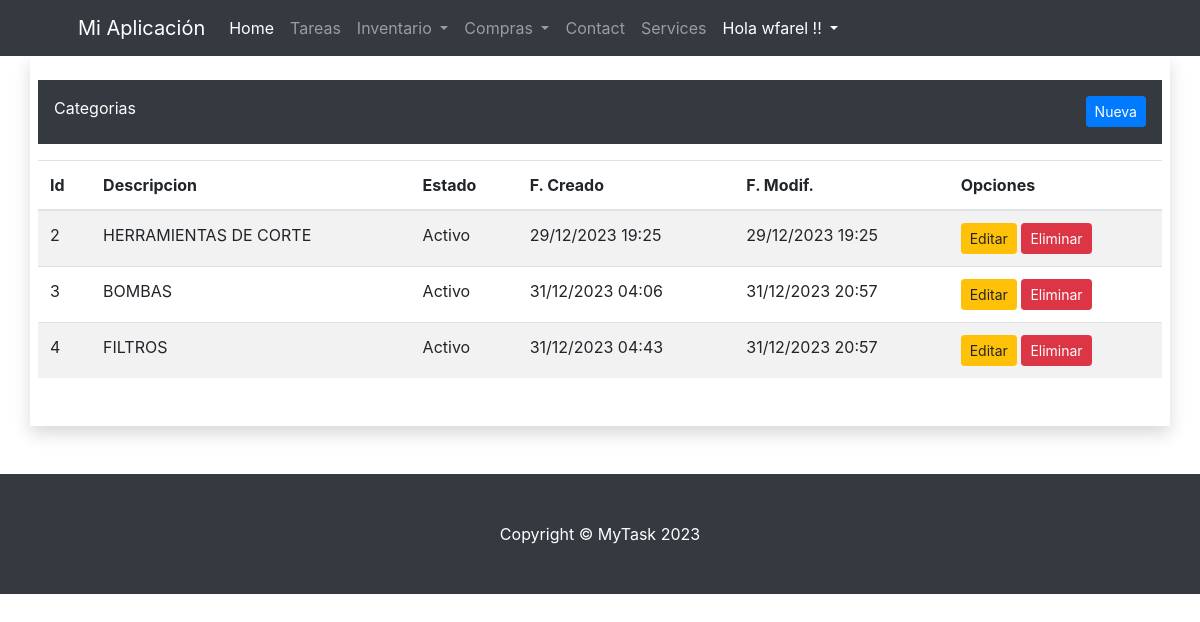
Before: /inv/categorias/ (signed in) with the older database file.
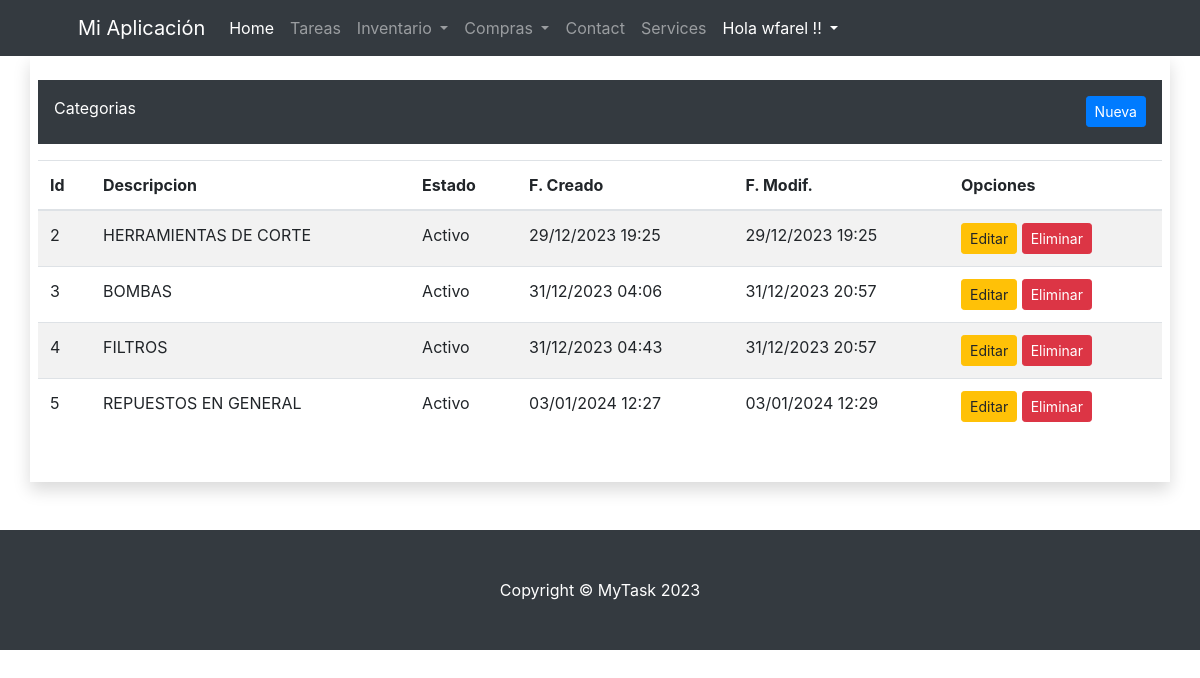
After: the same page with the newer database file.
### inv/models.py (models this page shows, shortened)
class Categoria(ClaseModelo):
    descripcion = models.CharField(
        max_length=100,
        unique=True
    )
    class Meta:
        verbose_name_plural = 'Categorias'

### inv/views.py (the view)
# urls.py: path('categorias/', CategoriaView.as_view(), name='categoria_list'),
class CategoriaView(LoginRequiredMixin, ListView):
    model = Categoria
    template_name = 'inv/categoria_list.html'
    context_object_name = 'obj'
    login_url = 'bases:login'

### inv/templates/inv/categoria_list.html (shortened to what this page needs)
{% extends "bases/base.html" %}
{% block content %}
<div class="row">
    <div class="col-md-12">
        <div class="container p-3 pb-4 my-3 bg-dark text-white">
            Categorias
            <a class="btn btn-primary btn-sm float-right"  href="{% url 'inv:categoria_new' %}">Nueva</a>
        </div>
        {% if not obj %}
        <p>No hay Categorias</p>
        {% else %}
        <table class="table table-hover table-striped" id="categoria">
            <thead>
                <tr>
                    <th>Id</th>
                    <th>Descripcion</th>
                    <th>Estado</th>
                    <th>F. Creado</th>
                    <th>F. Modif.</th>
                    <th>Opciones</th>
                </tr>
            </thead>
            <tbody>
                {% for item in obj %}
                <tr>
                    <td>{{ item.id }}</td>
                    <td>{{ item.descripcion }}</td>
                    <td>{% if item.estado %}
                        <span class="label label-success">Activo</span>
                        {% else %}
                        <span class="label label-danger">Inactivo</span>
                        {% endif %}
                    </td>
                    <td>{{ item.fc|date:"d/m/Y H:i" }}</td>
                    <td>{{ item.fm|date:"d/m/Y H:i" }}</td>
                    <td>
                        <a href="{% url 'inv:categoria_edit' item.id %}" class="btn btn-warning btn-sm">Editar</a>
                        <a href="{% url 'inv:categoria_delete' item.id %}" class="btn btn-danger btn-sm">Eliminar</a>
                    </td>
                </tr>
                {% endfor %}
            </tbody>
        </table>
        {% endif %}
    </div>
</div>
{% endblock %}

Changed rows visible on the page:
added Categoria: id "5", descripcion "REPUESTOS EN GENERAL", estado "Activo", fc "03/01/2024 12:27", fm "03/01/2024 12:29"
